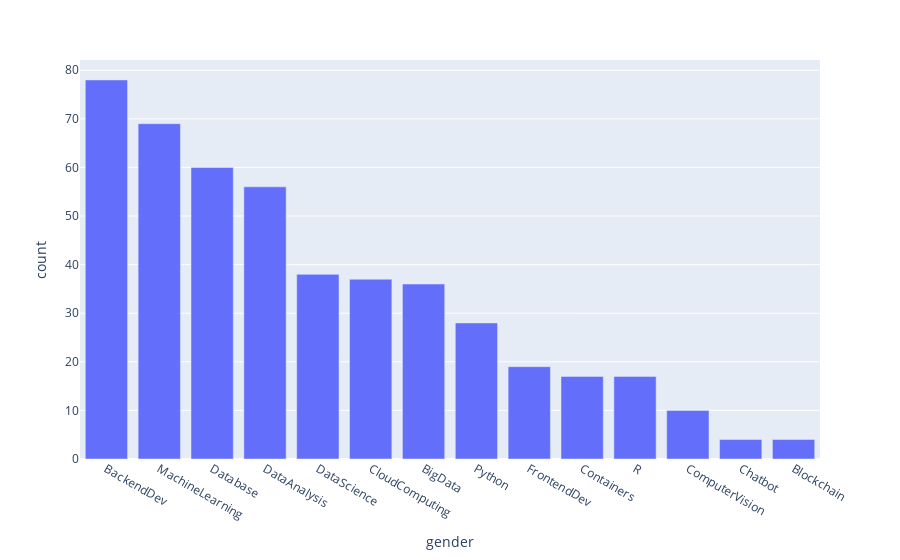

The notebook cell this image was saved under:
### Markdown cell above
# Analyze Course Genres

### Code cell
dummy = course_df[course_df.columns[3:]].sum(axis=0).sort_values(ascending=False)
dummy = pd.DataFrame({'gender': dummy.index, 'count':dummy.values})
fig = px.bar(dummy, x='gender', y='count')
fig.show()

### Figure 1 — Plotly figure (JSON) as saved in the notebook; plotly's stock layout.template omitted (floating-point values rounded to 4 significant figures)
{"data": [{"alignmentgroup": "True", "hovertemplate": "gender=%{x}<br>count=%{y}<extra></extra>", "legendgroup": "", "marker": {"color": "#636efa", "pattern": {"shape": ""}}, "name": "", "offsetgroup": "", "orientation": "v", "showlegend": false, "textposition": "auto", "type": "bar", "x": ["BackendDev", "MachineLearning", "Database", "DataAnalysis", "DataScience", "CloudComputing", "BigData", "Python", "FrontendDev", "Containers", "R", "ComputerVision", "Chatbot", "Blockchain"], "xaxis": "x", "y": [78, 69, 60, 56, 38, 37, 36, 28, 19, 17, 17, 10, 4, 4], "yaxis": "y"}], "layout": {"barmode": "relative", "legend": {"tracegroupgap": 0}, "margin": {"t": 60}, "xaxis": {"anchor": "y", "domain": [0, 1], "title": {"text": "gender"}}, "yaxis": {"anchor": "x", "domain": [0, 1], "title": {"text": "count"}}}}
